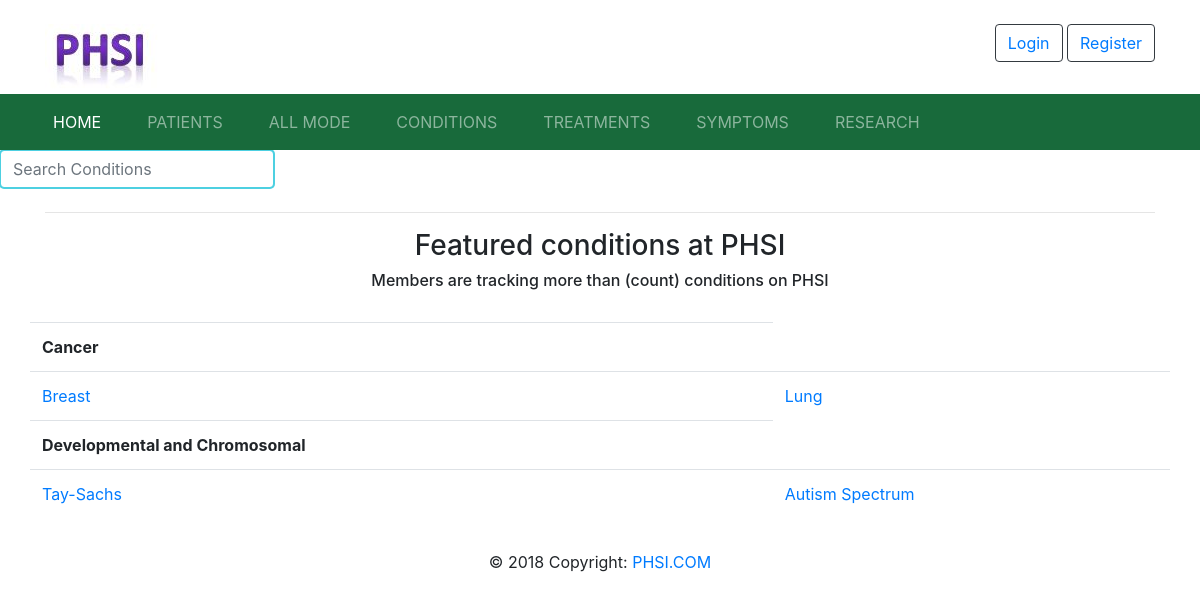
Screenshot of /disease/disease-category/ with the database file from the repository.
### disease/models.py (models this page shows, shortened)
class DiseaseCategory(models.Model):
	name 			= models.CharField(max_length=100)

class Diseases(models.Model):
	name 			= models.CharField(max_length=100)
	details			= models.TextField()
	category 		= models.ForeignKey(DiseaseCategory, on_delete=models.CASCADE, related_name='disease')

### disease/views.py (the view)
# urls.py: path('disease-category/', disease_category, name = 'disease-category'),
def disease_category(request):
	category = DiseaseCategory.objects.all()
	query = request.GET.get('q', None)
	if query:
		category = category.filter(
				Q(name__incontains=query)
			)
	context = {'category': category}
	template = 'disease/category.html'
	return render(request, template, context)

### templates/disease/category.html (shortened to what this page needs)
{% load static %}
<!DOCTYPE html>
<html>
<head>
	<link rel="stylesheet" href="https://maxcdn.bootstrapcdn.com/bootstrap/4.0.0/css/bootstrap.min.css">
	<link rel="stylesheet" type="text/css" href="{% static 'layout/style.css' %}">
    <link rel="stylesheet" href="https://cdnjs.cloudflare.com/ajax/libs/font-awesome/4.7.0/css/font-awesome.min.css">
</head>
<body>
	<div class="top-nav">
				<div class="container">
						<div class="row">
							<div class="col-sm-4">
									<div class="top-header-left">
											<img src="{% static 'images/logo.jpg' %}">
										</div>
							</div>
							<div class="col-sm-8">
									<div class="top-header-right">
										<ul>
											{% if request.user.is_authenticated %}
												<li class="btn btn-outline-dark"><a href="{% url 'logout' %}">Logout</a></li>
												<li class="btn btn-outline-dark"><a href="{% url 'profile' %}">Profile</a></li>
											{% else %}
												<li class="btn btn-outline-dark"><a href="{% url 'login' %}">Login</a></li>
												<li class="btn btn-outline-dark"><a href="{% url 'signup' %}">Register</a></li>
											{% endif %}
										</ul>
										</div>
							</div>
						</div>
				</div>
	</div>
	<nav class="navbar navbar-expand-sm navbar-dark justify-content-center">
		<div class="container">
			<div class="collapse navbar-collapse" id="collapsibleNavbar">
				<ul class="navbar-nav">
					<li class="nav-item active"><a class="nav-link" href="{% url 'home' %}">HOME</a></li>
					<li class="nav-item"><a class="nav-link" href="{% url 'patients' %}">PATIENTS</a></li>
					<li class="nav-item"><a class="nav-link" href="{% url 'present-mode' %}">ALL MODE</a></li>
					<li class="nav-item"><a class="nav-link" href="{% url 'disease-category' %}">CONDITIONS</a></li>
					<li class="nav-item"><a class="nav-link" href="{% url 'medicine-category' %}">TREATMENTS</a></li>
					<li class="nav-item"><a class="nav-link" href="{% url 'symptoms' %}">SYMPTOMS</a></li>
					<li class="nav-item"><a class="nav-link" href="{% url 'research' %}">RESEARCH</a></li>
				</ul>
			</div>
		</div>
    </nav>
		<div class="active-cyan-3 active-cyan-4 mb-4">
				<form class="form-inline my-2 my-lg-0" method="GET" action="{% url 'disease-category' %}">
					<input class="form-control" type="text" name="q" placeholder="Search Conditions">
				</form>
		</div>
    <div class="container">
             <hr>
            <h3 style="text-align: center">Featured conditions at PHSI</h3>
            <h6 style="text-align: center">Members are tracking more than (count) conditions on PHSI</h6>
            <br>
        <div class="row">
                <table class="table table-borderless">
									{% for category in category %}
                    <tr>
                        <th>{{category.name}}</th>
                    </tr>
                    <tr>
											{% for sub in category.disease.all %}
                        <td><a href="{% url 'diseasewise-symptoms' sub.id %}"> {{sub.name}}</a></td>
												{% endfor %}
                    </tr>
									{% endfor %}
                </table>
            </div>
    </div>
</body>
<footer class="page-footer font-small blue">
  <div class="footer-copyright text-center py-3">© 2018 Copyright:
    <a href="index.html"> PHSI.COM</a>
  </div>
</footer>
</html>

### static/layout/style.css (style rules this page uses)
* { box-sizing: border-box; }
body { margin: 0; padding: 0; background-color:white; }
.top-nav { padding-top: 2%; background-color: white }
.top-header-left { float: left }
.top-header-right { float: right }
.nav-item { padding-right: 30px }
.navbar { background-color: #186A3B }

### templates/disease/category.html (style rules this page uses)
.active-cyan-3 input[type=text] { border: 1px solid #4dd0e1; box-shadow: 0 0 0 1px #4dd0e1; }

### rows the page displays
DiseaseCategory: name "Cancer"
Diseases: name "Breast"
Diseases: name "Lung"
DiseaseCategory: name "Developmental and Chromosomal"
Diseases: name "Tay-Sachs"
Diseases: name "Autism Spectrum"
